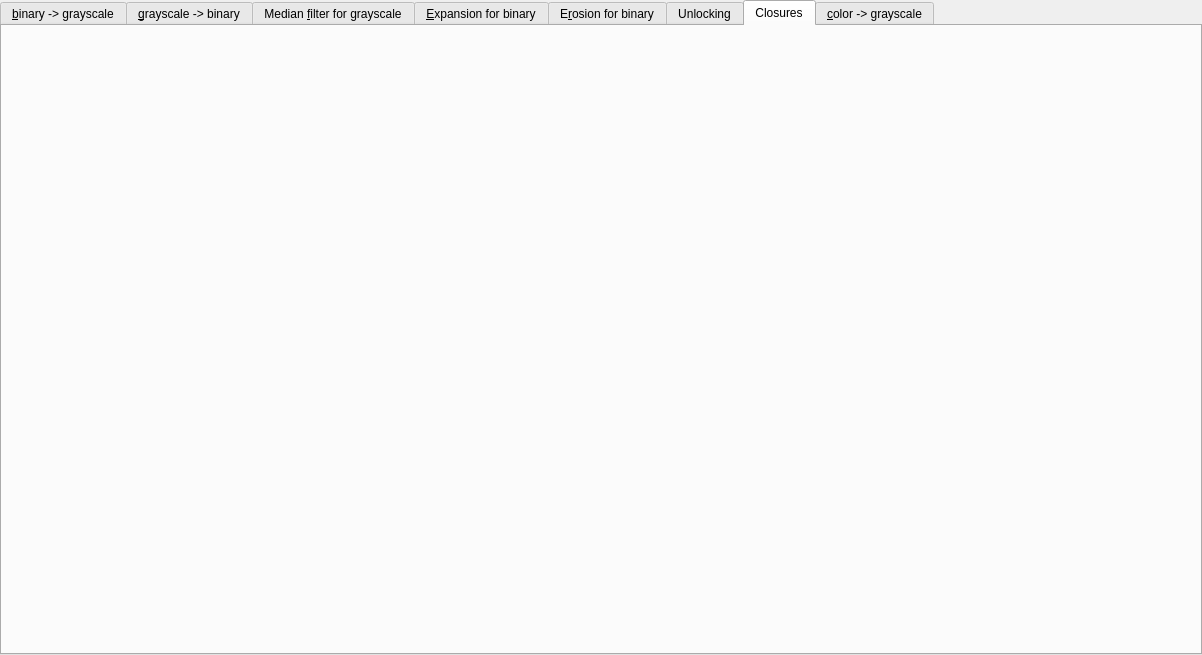
<?xml version="1.0" encoding="UTF-8"?>
<ui version="4.0">
 <class>image_editor_window</class>
 <widget class="QMainWindow" name="image_editor_window">
  <property name="geometry">
   <rect>
    <x>0</x>
    <y>0</y>
    <width>1202</width>
    <height>655</height>
   </rect>
  </property>
  <property name="minimumSize">
   <size>
    <width>1200</width>
    <height>600</height>
   </size>
  </property>
  <property name="windowTitle">
   <string>imgEditor</string>
  </property>
  <widget class="QWidget" name="centralwidget">
   <layout class="QVBoxLayout" name="verticalLayout">
    <property name="sizeConstraint">
     <enum>QLayout::SizeConstraint::SetDefaultConstraint</enum>
    </property>
    <property name="leftMargin">
     <number>0</number>
    </property>
    <property name="topMargin">
     <number>0</number>
    </property>
    <property name="rightMargin">
     <number>0</number>
    </property>
    <property name="bottomMargin">
     <number>0</number>
    </property>
    <item>
     <widget class="QTabWidget" name="tabWidget">
      <property name="minimumSize">
       <size>
        <width>0</width>
        <height>0</height>
       </size>
      </property>
      <property name="tabPosition">
       <enum>QTabWidget::TabPosition::North</enum>
      </property>
      <property name="currentIndex">
       <number>6</number>
      </property>
      <property name="usesScrollButtons">
       <bool>true</bool>
      </property>
      <property name="documentMode">
       <bool>false</bool>
      </property>
      <widget class="QWidget" name="tab_mono_to_grayscale">
       <property name="minimumSize">
        <size>
         <width>0</width>
         <height>0</height>
        </size>
       </property>
       <attribute name="title">
        <string>&amp;binary -&gt; grayscale</string>
       </attribute>
       <attribute name="toolTip">
        <string>Transform binary image to grayscale</string>
       </attribute>
       <layout class="QVBoxLayout" name="tab_mono_to_grayscale_layout"/>
      </widget>
      <widget class="QWidget" name="tab_grayscale_to_mono">
       <attribute name="title">
        <string>&amp;grayscale -&gt; binary</string>
       </attribute>
       <attribute name="toolTip">
        <string>Transform grayscale image to binary image</string>
       </attribute>
       <layout class="QHBoxLayout" name="tab_grayscael_to_mono_layout"/>
      </widget>
      <widget class="QWidget" name="tab_median_filter">
       <attribute name="title">
        <string>Median &amp;filter for grayscale</string>
       </attribute>
       <attribute name="toolTip">
        <string>Media filtering for grayscale images</string>
       </attribute>
       <layout class="QVBoxLayout" name="tab_median_filter_layout"/>
      </widget>
      <widget class="QWidget" name="tab_expansion">
       <attribute name="title">
        <string>&amp;Expansion for binary</string>
       </attribute>
       <attribute name="toolTip">
        <string>Expansion for binary images</string>
       </attribute>
       <layout class="QVBoxLayout" name="tab_expansion_layout"/>
      </widget>
      <widget class="QWidget" name="tab_erosion">
       <attribute name="title">
        <string>E&amp;rosion for binary</string>
       </attribute>
       <attribute name="toolTip">
        <string>Erosion filter for binary images</string>
       </attribute>
       <layout class="QVBoxLayout" name="tab_erosion_layout"/>
      </widget>
      <widget class="QWidget" name="tab_unlocking">
       <attribute name="title">
        <string>Unlocking</string>
       </attribute>
       <attribute name="toolTip">
        <string>Unlocking for binary images</string>
       </attribute>
       <layout class="QVBoxLayout" name="tab_unlocking_layout"/>
      </widget>
      <widget class="QWidget" name="tab_closures">
       <attribute name="title">
        <string>Closures</string>
       </attribute>
       <attribute name="toolTip">
        <string>Closures for binary images</string>
       </attribute>
       <layout class="QVBoxLayout" name="tab_closures_layout"/>
      </widget>
      <widget class="QWidget" name="tab_rgb_to_grayscale">
       <attribute name="title">
        <string>&amp;color -&gt; grayscale</string>
       </attribute>
       <attribute name="toolTip">
        <string>Transform color image to grayscale image (MAX + MIN)</string>
       </attribute>
       <layout class="QVBoxLayout" name="tab_rgb_to_grayscale_layout"/>
      </widget>
     </widget>
    </item>
   </layout>
  </widget>
 </widget>
 <resources/>
 <connections/>
</ui>
